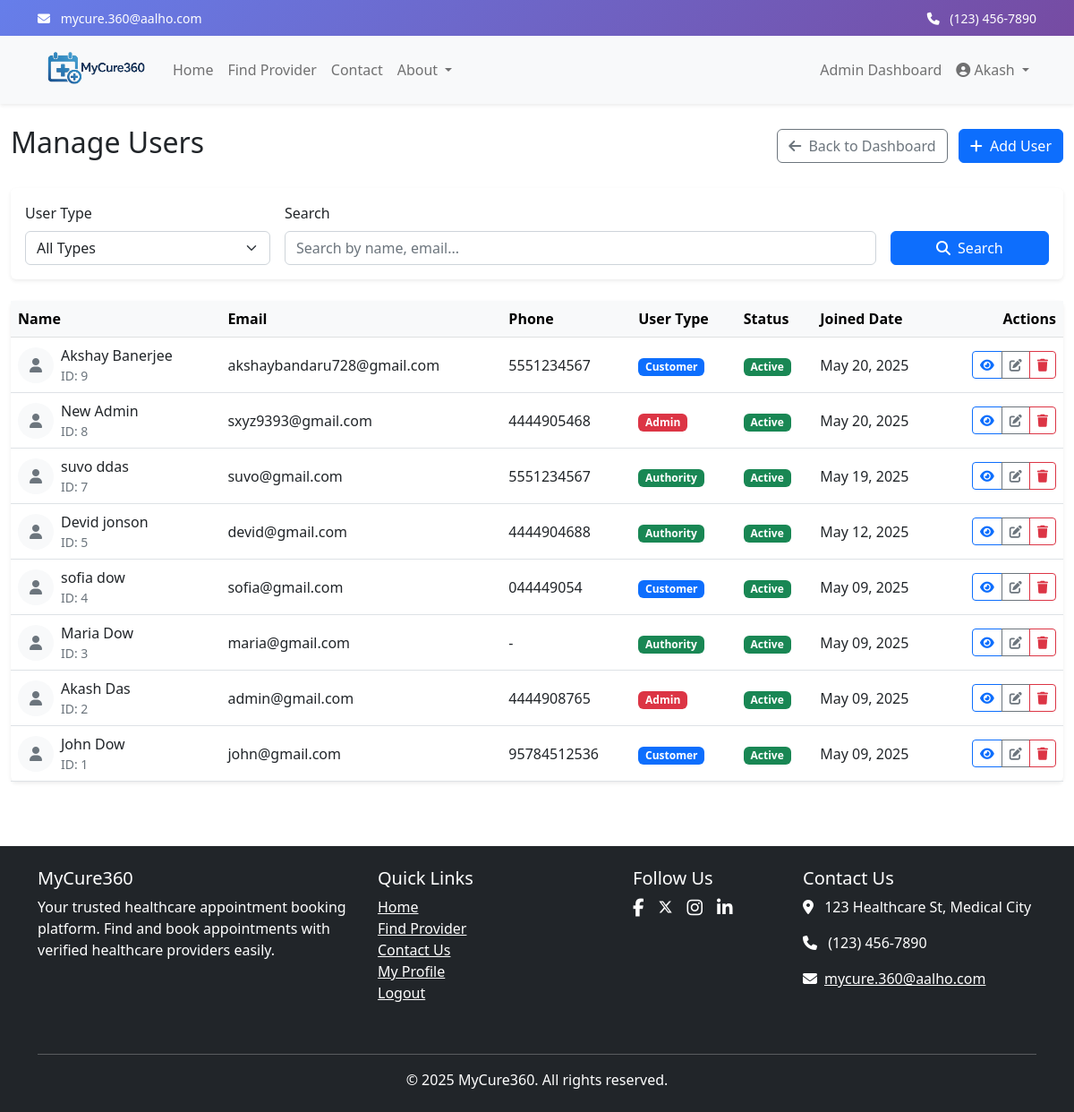
The page /adminpanel/users/ (signed in) on the database as committed earlier.
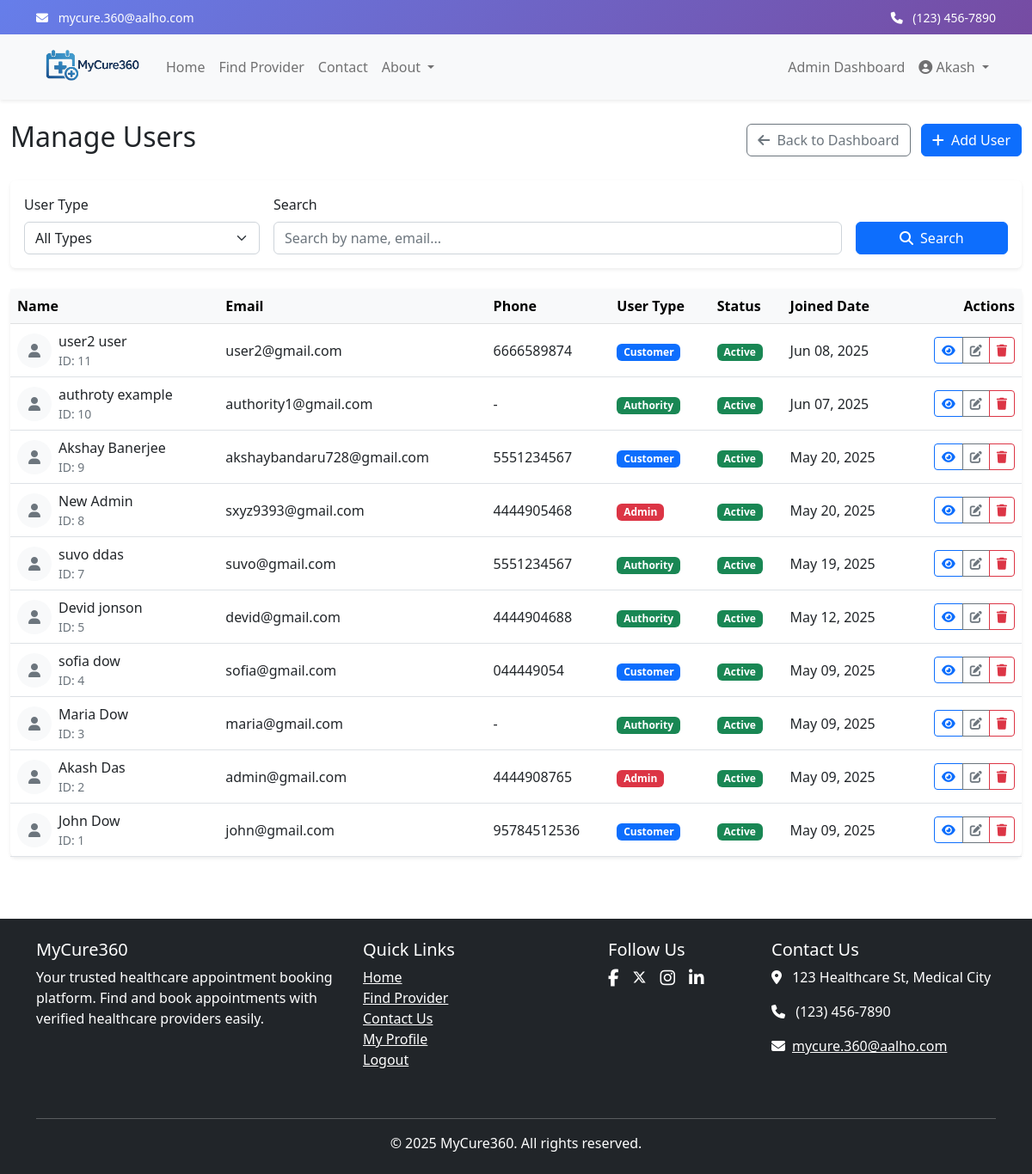
The same page on the database as committed later.
### accounts/models.py (models this page shows, shortened)
class User(AbstractUser):
    USER_TYPE_CHOICES = (
        ('CUSTOMER', 'Customer'),
        ('AUTHORITY', 'Authority'),
        ('ADMIN', 'Admin'),
    )
    GENDER_CHOICES = (
        ('M', 'Male'),
        ('F', 'Female'),
        ('O', 'Other'),
        ('P', 'Prefer not to say'),
    )
    username = None
    email = models.EmailField(_('email address'), unique=True)
    phone_number = models.CharField(max_length=15, blank=True, null=True)
    user_type = models.CharField(max_length=10, choices=USER_TYPE_CHOICES, default='CUSTOMER')
    address = models.TextField(blank=True, null=True)
    date_of_birth = models.DateField(blank=True, null=True)
    gender = models.CharField(max_length=1, choices=GENDER_CHOICES, blank=True, null=True)
    age = models.PositiveIntegerField(blank=True, null=True)
    profile_picture = models.ImageField(upload_to='profile_pics/', blank=True, null=True)
    USERNAME_FIELD = 'email'
    REQUIRED_FIELDS = []
    objects = CustomUserManager()
    class Meta:
        db_table = 'users'
        verbose_name = 'User'
        verbose_name_plural = 'Users'

### adminpanel/views.py (the view, shortened to what this page needs)
# urls.py: path('users/', views.manage_users_view, name='manage_users'),
@login_required
@user_passes_test(is_admin)
def manage_users_view(request):
    users = User.objects.all().order_by('-date_joined')
    user_type = request.GET.get('user_type')
    if user_type:
        users = users.filter(user_type=user_type)
    search_query = request.GET.get('search')
    paginator = Paginator(users, 10)  # Show 10 users per page
    page_number = request.GET.get('page')
    users_page = paginator.get_page(page_number)
    context = {
        'users': users_page,
        'user_type': user_type,
        'search_query': search_query,
    }
    return render(request, 'adminpanel/manage_users.html', context)

### adminpanel/views.py (called while the page is built)
def is_admin(user):
    return user.is_authenticated and user.user_type == 'ADMIN'

### adminpanel/templates/adminpanel/manage_users.html (shortened to what the changed rows need)
{% extends 'base.html' %}
{% load static %}
{% block content %}
<div class="container-fluid py-4">
    <div class="d-flex justify-content-between align-items-center mb-4">
        <h1 class="h2">Manage Users</h1>
    </div>
    <div class="card border-0 shadow-sm">
        <div class="card-body p-0">
            <div class="table-responsive">
                <table class="table table-hover align-middle mb-0">
                    <thead class="table-light">
                        <tr>
                            <th>Name</th>
                            <th>Email</th>
                            <th>Phone</th>
                            <th>User Type</th>
                            <th>Status</th>
                            <th>Joined Date</th>
                            <th class="text-end">Actions</th>
                        </tr>
                    </thead>
                    <tbody>
                        {% for user in users %}
                        <tr>
                            <td>
                                <div class="d-flex align-items-center">
                                    <div class="bg-light rounded-circle text-center me-2" style="width: 40px; height: 40px; line-height: 40px;">
                                        <i class="fas fa-user text-secondary"></i>
                                    </div>
                                    <div>
                                        <div class="fw-medium">{{ user.get_full_name }}</div>
                                        <div class="small text-muted">ID: {{ user.id }}</div>
                                    </div>
                                </div>
                            </td>
                            <td>{{ user.email }}</td>
                            <td>{{ user.phone_number|default:"-" }}</td>
                            <td>
                                <span class="badge {% if user.user_type == 'CUSTOMER' %}bg-primary{% elif user.user_type == 'AUTHORITY' %}bg-success{% else %}bg-danger{% endif %}">
                                    {{ user.get_user_type_display }}
                                </span>
                            </td>
                            <td>
                                {% if user.is_active %}
                                <span class="badge bg-success">Active</span>
                                {% else %}
                                <span class="badge bg-danger">Inactive</span>
                                {% endif %}
                            </td>
                            <td>{{ user.date_joined|date:"M d, Y" }}</td>
                            <td class="text-end">
                                <div class="btn-group">
                                    <a href="{% url 'user_detail' user.id %}" class="btn btn-sm btn-outline-primary">
                                        <i class="fas fa-eye"></i>
                                    </a>
                                    <a href="{% url 'edit_user' user.id %}" class="btn btn-sm btn-outline-secondary">
                                        <i class="fas fa-edit"></i>
                                    </a>
                                    <a href="{% url 'delete_user' user.id %}" class="btn btn-sm btn-outline-danger">
                                        <i class="fas fa-trash"></i>
                                    </a>
                                </div>
                            </td>
                        </tr>
                        {% empty %}
                        <tr>
                            <td colspan="7" class="text-center py-4">
                                <p class="text-muted mb-0">No users found</p>
                            </td>
                        </tr>
                        {% endfor %}
                    </tbody>
                </table>
            </div>
        </div>
    </div>
</div>
{% endblock %}

### templates/navbar.html (shortened to what this page needs)
<div class="header-gradient text-white py-2">
    <div class="container">
        <div class="row">
            <div class="col-md-6">
                <small>
                    <i class="fas fa-envelope me-2"></i>
                    <a href="mailto:mycure.360@aalho.com" class="text-white text-decoration-none">mycure.360@aalho.com</a>
                </small>
            </div>
            <div class="col-md-6 text-md-end">
                <small>
                    <i class="fas fa-phone me-2"></i>
                    <a href="tel:+1234567890" class="text-white text-decoration-none">(123) 456-7890</a>
                </small>
            </div>
        </div>
    </div>
</div>
<nav class="navbar navbar-expand-lg navbar-light bg-light shadow-sm w-100">
    <div class="container">
        <a class="navbar-brand" href="{% url 'home' %}">
            <img src="/static/images/logo.png" alt="MyCure360 Logo" height="50">
        </a>
        <div class="collapse navbar-collapse" id="navbarNav">
            <ul class="navbar-nav me-auto">
                <li class="nav-item">
                    <a class="nav-link" href="{% url 'home' %}">Home</a>
                </li>
                <li class="nav-item">
                    <a class="nav-link" href="{% url 'search' %}">Find Provider</a>
                </li>
                <li class="nav-item">
                    <a class="nav-link" href="{% url 'contact' %}">Contact</a>
                </li>
                <li class="nav-item dropdown">
                    <a class="nav-link dropdown-toggle" href="#" id="aboutDropdown" role="button" data-bs-toggle="dropdown" aria-expanded="false">
                        About
                    </a>
                </li>
            </ul>
            <ul class="navbar-nav">
                {% if user.is_authenticated %}
                    {% if user.user_type == 'ADMIN' %}
                    <li class="nav-item">
                        <a class="nav-link" href="{% url 'admin_dashboard' %}">Admin Dashboard</a>
                    </li>
                    {% elif user.user_type == 'AUTHORITY' %}
                    <li class="nav-item">
                        <a class="nav-link" href="{% url 'authority_dashboard' %}">Authority Dashboard</a>
                    </li>
                    {% else %}
                    <li class="nav-item">
                        <a class="nav-link" href="{% url 'my_appointments' %}">My Appointments</a>
                    </li>
                    {% endif %}
                    <li class="nav-item dropdown">
                        <a class="nav-link dropdown-toggle" href="#" id="navbarDropdown" role="button" data-bs-toggle="dropdown" aria-expanded="false">
                            <i class="fas fa-user-circle"></i> {{ user.first_name }}
                        </a>
                    </li>
                {% endif %}
            </ul>
        </div>
    </div>
</nav>

Rows that differ between the two databases and show on the page:
added User: get_full_name "user2 user", id "11", email "user2@gmail.com", phone_number "6666589874", user_type "Customer", is_active "Active", date_joined "Jun 08, 2025"
added User: get_full_name "authroty example", id "10", email "authority1@gmail.com", phone_number "-", user_type "Authority", is_active "Active", date_joined "Jun 07, 2025"
